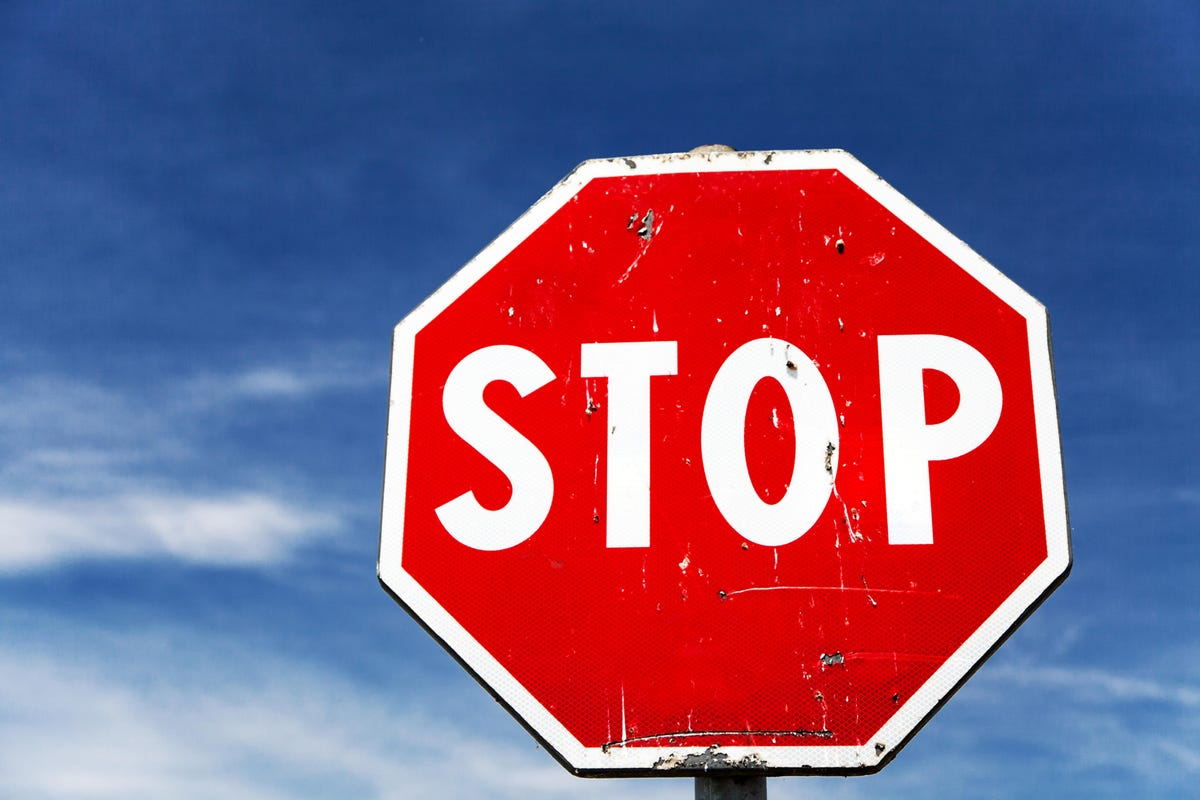
#> input picture stop.jpg, 1200 x 800 px
$ python signDetection.py
#> lines starting #> are read from the running program, lines starting #| are printed output that depends on the picture; after the words box and inside, x2 and y2 are one past the last pixel; in counts of white or black regions, pixels touching at a corner belong together
import math
from turtle import right
import cv2 as cv2
import numpy as np
import matplotlib.pyplot as plt

#images for np are height x width

def show_image(name, img):
    """ params: box title, imread image
    Show the image you put in"""
    cv2.imshow(name,img)
    cv2.waitKey(0)
    cv2.destroyAllWindows()

def find_red(img):
    """filters out red, takes rgb image"""

    lower = np.array([0, 0, 0])
    upper = np.array([350, 100, 50])
    print('types of lower and upper are: ', type(lower), type(upper))
    img_red = cv2.inRange(img, lower, upper)
    show_image('red', img_red)


def find_canny(img, lower_threshold, upper_threshold):
    """ takes imread image, lower threshold, upper threshold for contrast"""
    img_grayscale = cv2.cvtColor(img,cv2.COLOR_BGR2GRAY)
    #Gaussian blur takes the image, kernel size, and kernal stdev, also takes more
    #look thru documentation
    img_gaussian_blur = cv2.GaussianBlur(img_grayscale, (5,5), 0)
    #takes the gaussian image, lower threshold, and upper for gradient changes.
    img_canny = cv2.Canny(img_gaussian_blur, lower_threshold, upper_threshold)
    return img_canny

def region_of_interest(image):
    """paints the canny lines in the roi. image is already cannyd,
    so it uses bitwise and to show just the lines in the roi"""
    # starting x, ending x, starting y, ending y
    # shape is (height, width, depth)
    # the bounds are shape doesn't matter as long as you go in one direction, mix and you get triangle.
    bounds = np.array([[[0, 0], [0,image.shape[0]], [image.shape[1], image.shape[0]], [image.shape[1],0]]], dtype=np.int32)
    #sets everything to zeros
    mask = np.zeros_like(image)
    cv2.fillPoly(mask, bounds, [255,0,0])
    masked_image = cv2.bitwise_and(image,mask)
    return masked_image

def draw_lines(img,lines):
    # creates an array with 0s same shape as img
    # plots points.
    #print('lines: ', lines)
    if lines is not None:
        for line in lines:
            x1, y1, x2, y2 = line[0]
            cv2.line(img, (x1, y1), (x2, y2), (0,255,0), 2)
    return img


def get_coordinates(img, line_parameters):
    #print('line_parameters: ', line_parameters)
    #print(type(line_parameters))
    if type(line_parameters) is np.ndarray:
        slope = line_parameters[0]
        intercept = line_parameters[1]
        y1 = int(img.shape[0])
        y2 = int(.6 * img.shape[0])
        x1 = int((y1 - intercept) / slope)
        x2 = int((y2 - intercept) / slope)
        return [x1, y1, x2, y2]

def computeAverageLines(image, lines): # smooth lines by averaging them
    leftLaneLines = []
    rightLaneLines = []
    leftWeights = []
    rightWeights = []

    for points in lines:
        # print(points)
        x1, y1, x2, y2 = points[0] # get coordinates of lines

        if x1 == x2:
            continue

        parameters = np.polyfit((x1, x2), (y1, y2), 1) # polynomial fit to identify slope and intercept
        slope, intercept = parameters
        length = np.sqrt((y2 - y1)** 2 + (x2 - x1)**2)

        if slope < 0: # y axis decreases upwards
            leftLaneLines.append([slope, intercept])
            leftWeights.append(length)

        else: # y axis increases downwards
            rightLaneLines.append([slope, intercept])
            rightWeights.append(length)

    leftAverageLine = np.average(leftLaneLines, axis=0)
    rightAverageLine = np.average(rightLaneLines, axis=0)
    #print(leftAverageLine)
    #print(rightAverageLine)
    if type(leftAverageLine) is not np.ndarray:
        return None

    if type(rightAverageLine) is not np.ndarray:
        return None

    leftFitPoints = get_coordinates(image, leftAverageLine)
    rightFitPoints = get_coordinates(image, rightAverageLine)
    # print(leftFitPoints)
    # print(rightFitPoints)
    return [[leftFitPoints], [rightFitPoints]]


# image mapping w/ hough lines and gradient changes
image1 = cv2.imread('stop.jpg')
#> image1 is the input picture: shape (800, 1200, 3); mean B, G, R 129.2, 95.6, 127.3
lane_image = np.copy(image1)
find_red(lane_image)
#> in find_red, `img_red = cv2.inRange(img, lower, upper)`:
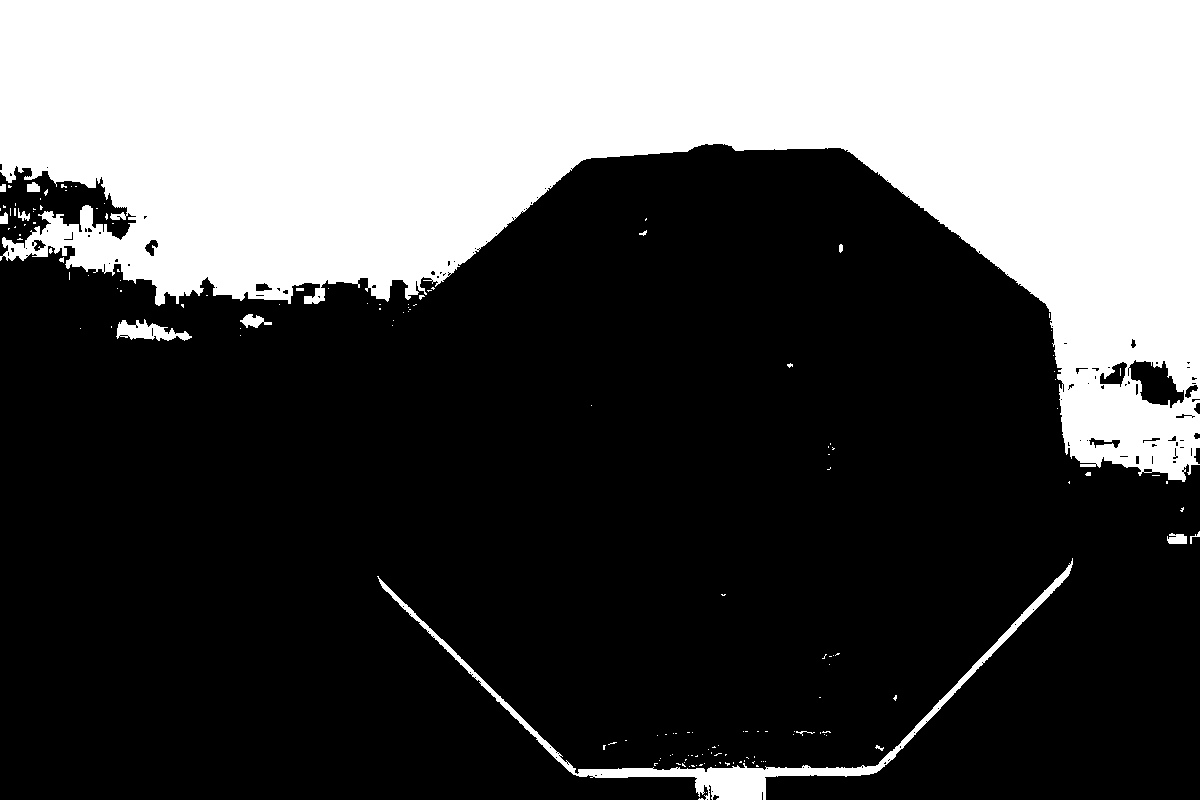
#> img_red: shape (800, 1200); 32.5% white; 156 white regions (139 under 20 px), largest, box (x1, y1, x2, y2) and area: (0, 0, 1200, 482) 302442, (377, 558, 1073, 800) 7176, (116, 319, 192, 341) 856
lane_canny = find_canny(image1, 100, 200)
#> in find_canny, `img_canny = cv2.Canny(img_gaussian_blur, lower_threshold, upper_thresh..`:
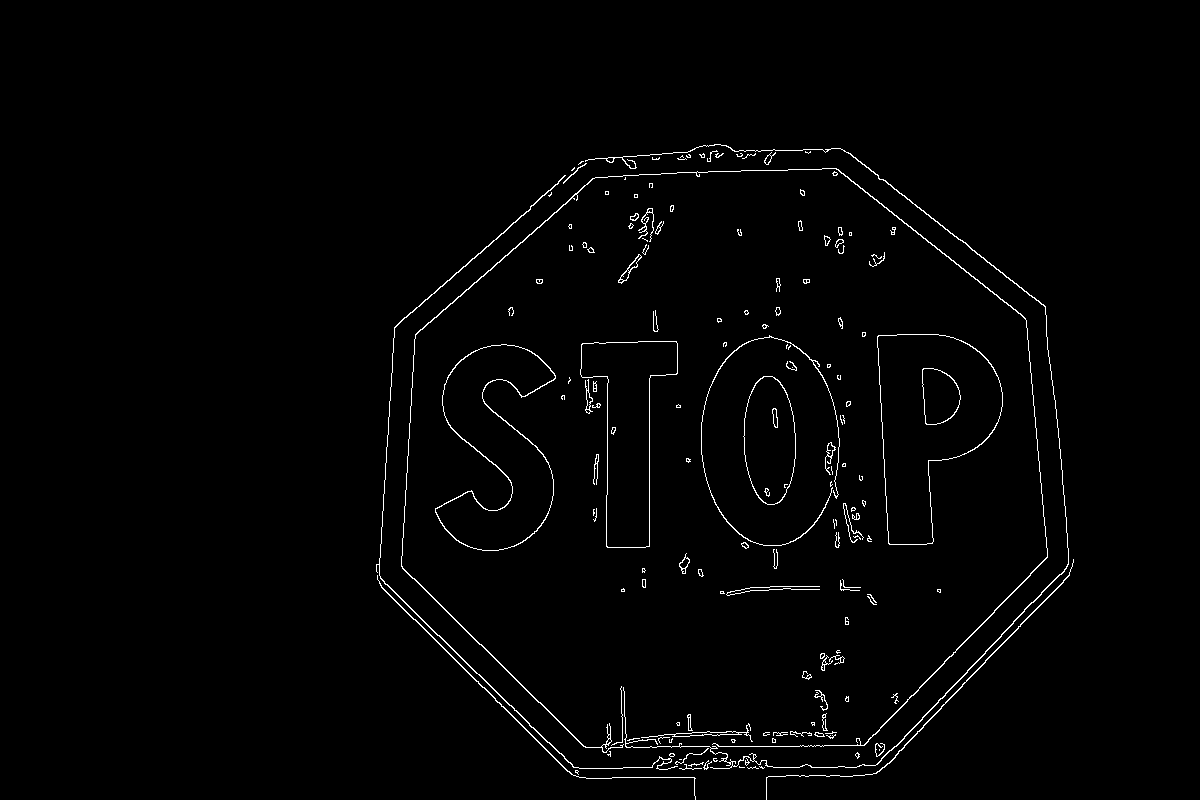
#> img_canny: shape (800, 1200); 1.4% white in thin lines or dots, all inside (x1, y1, x2, y2) = (376, 144, 1074, 800)
#show_image('hi', lane_canny)

lane_roi = region_of_interest(lane_canny)
#> in region_of_interest, `cv2.fillPoly(mask, bounds, [255,0,0])`: mask: shape (800, 1200); every value is 255
lane_lines = cv2.HoughLinesP(lane_roi, 1, math.pi/180, 15, minLineLength=10, maxLineGap=10)
#> lane_lines = 395 rows, first 6: [879, 771, 1069, 574], [835, 775, 1047, 556], [412, 610, 584, 777], [844, 150, 1045, 307], [834, 168, 1023, 316], [415, 619, 567, 771]
    #lane_roi, 3, 5, np.pi / 180, 50, 40, 5)
lane_lines_plotted = draw_lines(lane_image, lane_lines)
#> the loop in draw_lines, `for line in lines:` made 395 passes
show_image('lines', lane_lines_plotted)
result_lines = computeAverageLines(lane_image, lane_lines)
#> the loop in computeAverageLines, `for points in lines:` made 395 passes
#> (x1, y1, x2, y2, slope, intercept, length) on passes 1 to 3: (879, 771, 1069, 574, -1.04, 1682.4, 273.7), (835, 775, 1047, 556, -1.03, 1637.6, 304.8), (412, 610, 584, 777, 0.971, 210, 239.7)
#print('result lines' ,result_lines)
if result_lines is not None:
    #print('result_lines type', type(result_lines))
    #print('######################################')
    final_lines_mask = draw_lines(lane_image, result_lines)
#> the loop in draw_lines (call 2), `for line in lines:` made 2 passes
#> line on passes 1 to 2: [[576, 800, 675, 480]], [[816, 800, 753, 480]]
#> after the loop in draw_lines (call 2), `for line in lines:`:
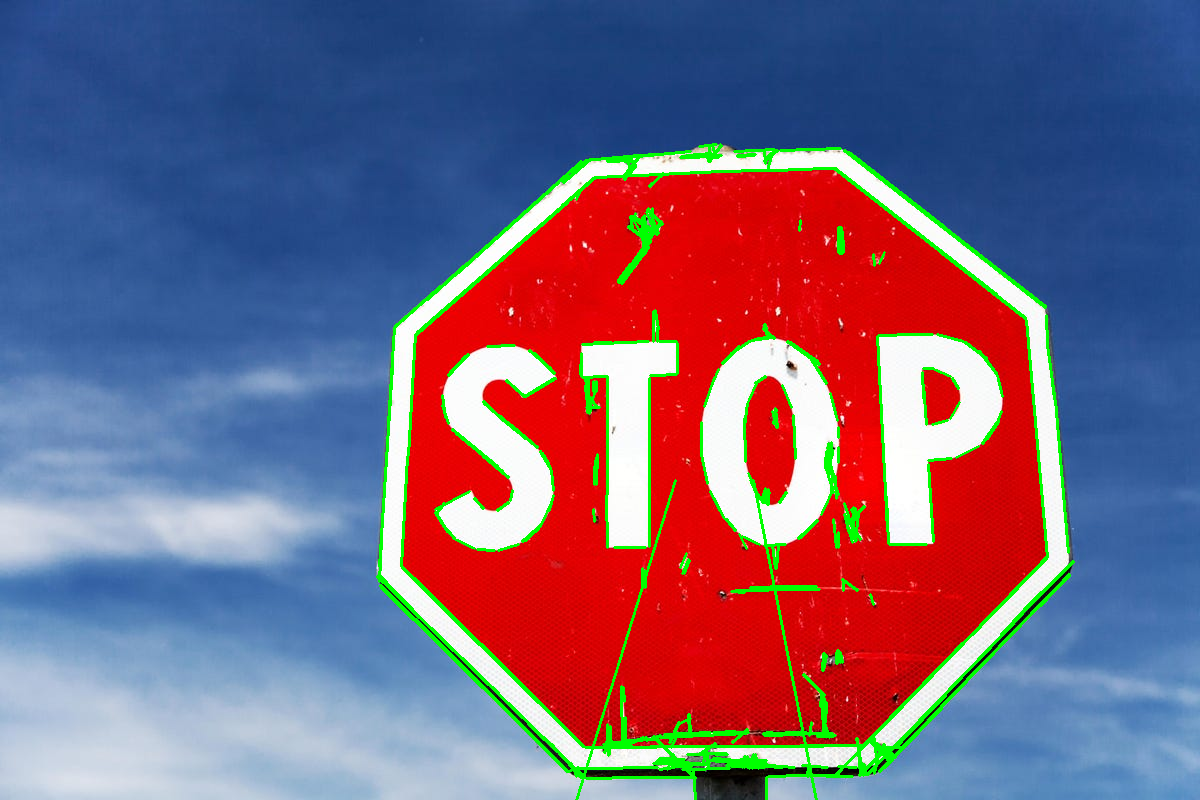
#> img: shape (800, 1200, 3); mean B, G, R 124.8, 100.9, 120.2

    #Plotting the final lines on main image
    for points in result_lines:
        x1,y1,x2,y2 = points[0]
        cv2.line(lane_image,(x1,y1),(x2,y2),(0,0,255),2)
#> this loop made 2 passes
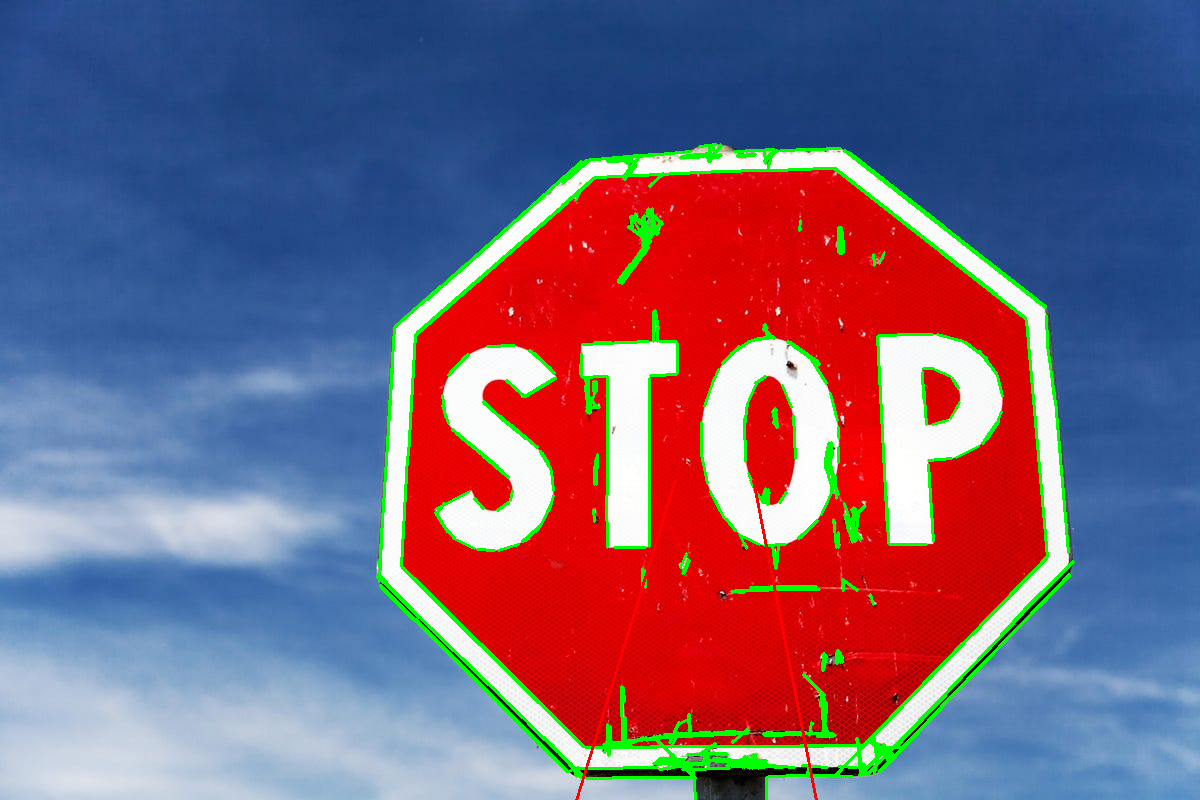
#> lane_image: shape (800, 1200, 3); 0.2% of pixels changed, all inside (x1, y1, x2, y2) = (575, 479, 818, 800)

    show_image('yesh', lane_image)
    print ('kdfjlds')
